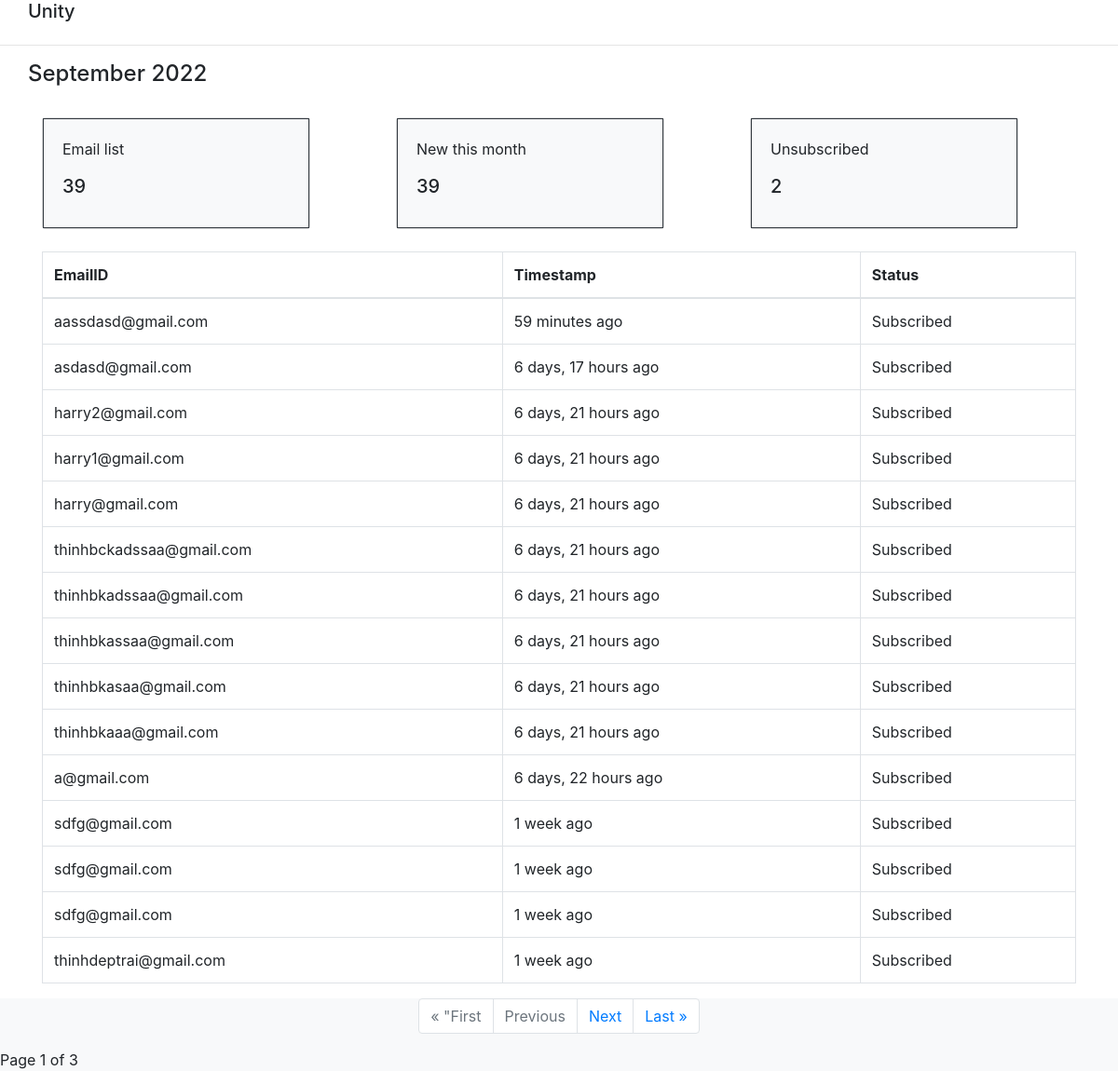
The page / on the database its author committed.
### unity/models.py (models this page shows, shortened)
class Email(models.Model):
    name = models.EmailField(max_length=256)
    date = models.DateTimeField(auto_now=True,  null=False, blank=False)
    status = models.BooleanField(default=True,blank=True,null=True)

### unity/views.py (the view)
# urls.py: path("",views.index,name=""),
def index(request):
    all_emails  = Email.objects.order_by("-date").all()
    email_this_month  =Email.objects.filter(date__year=datetime.now().year, date__month=datetime.now().month)
    number_unsubscribed = Email.objects.filter(status = False)
    paginator = Paginator(all_emails, PAGINATE_BY)
    page_number = request.GET.get('page')
    page_obj = paginator.get_page(page_number)
    return render(request,"unity/index.html",{
        "page_obj":page_obj,
        "total_emails":len(all_emails),
        "email_this_month":len(email_this_month),
        "number_unsubscribed":number_unsubscribed}
        )

### unity/templates/unity/index.html (shortened to what this page needs)
<!DOCTYPE html>
{% load static %}
<html lang="en">
<head>
</head>
<body>
    <div class="container">
        <div class="row">
            <h5>Unity</h5>
        </div>
    </div>
    <hr>
    <div class="container">
        <div class="row">
            <h4 id = "datetime"></h4>
        </div>
    </div>
    <br>
    <div class="container">
        <div class="row">
            <div class=" col-sm ">
                <div class="card bg-light" style="width: 18rem;">
                    <div class="border border-dark card-body">
                    <p class="card-text">Email list</p>
                    <h5 class="card-title">{{total_emails}}</h5>
                    </div>
                </div>
            </div>
            <div class="col-sm">
                <div class="card bg-light" style="width: 18rem; ">
                    <div class="border border-dark card-body">
                    <p class="card-text">New this month</p>
                    <h5 class="card-title">{{email_this_month}}</h5>
                    </div>
                </div>
            </div><div class="col-sm">
                <div class="card bg-light" style="width: 18rem;">
                    <div class="border border-dark card-body">
                    <p class="card-text">Unsubscribed</p>
                    <h5 class="card-title">{{number_unsubscribed|length}}</h5>
                    </div>
                </div>
            </div>
        </div>
    </div>
    <br>
    <div class="container">
        <table class="table table-bordered border-primary">
            <thead>
              <tr>
                <th scope="col">EmailID</th>
                <th scope="col">Timestamp</th>
                <th scope="col">Status</th>
              </tr>
            </thead>
            <tbody>
                {% for email in page_obj.object_list %}
                    <tr>
                        <td>{{email.name}}</td>
                        <td>{{email.date|timesince}} ago</td>
                        {% if email.status %}
                        <td>Subscribed</td>
                        {% else %}
                        <td>Unsubscribed</td>
                        {% endif %}
                    </tr>
                {% endfor %}
            </tbody>
          </table>
      </div>
      {% include "unity/paginator.html"%}
    <link rel="stylesheet" href="https://stackpath.bootstrapcdn.com/bootstrap/4.4.1/css/bootstrap.min.css">
</body>
</html>

### unity/templates/unity/paginator.html (shortened to what this page needs)
<nav class="page-nav bg-light" aria-label="Page navigation">
    <ul class="pagination justify-content-center">
        {% if page_obj.has_previous %}
            <li class="page-item">
                <a class="page-link" href="?page=1">&laquo; First</a>
            </li>
            <li class="page-item">
                <a class="page-link" href="?page={{ page_obj.previous_page_number }}">Previous</a>
            </li>
        {% else %}
            <li class="page-item disabled">
                <a class="page-link" href="?page=1">&laquo; "First</a>
            </li>
            <li class="page-item disabled">
                <a class="page-link" href="?page=1">Previous</a>
            </li>
        {% endif %}
        {% if page_obj.has_next %}
            <li class="page-item ">
                <a class="page-link" href="?page={{ page_obj.next_page_number }}">Next</a>
            </li>
            <li class="page-item">
                <a class="page-link" href="?page={{ page_obj.paginator.num_pages }}">Last &raquo;</a>
            </li>
        {% endif %}
    </ul>
    <div class="current-page">
        Page {{ page_obj.number }} of {{ page_obj.paginator.num_pages }}
    </div>
</nav>

### rows shown on the page
Email: name "aassdasd@gmail.com", date "59 minutes", status "Subscribed"
Email: name "asdasd@gmail.com", date "6 days, 17 hours", status "Subscribed"
Email: name "harry2@gmail.com", date "6 days, 21 hours", status "Subscribed"
Email: name "harry1@gmail.com", date "6 days, 21 hours", status "Subscribed"
Email: name "harry@gmail.com", date "6 days, 21 hours", status "Subscribed"
Email: name "thinhbckadssaa@gmail.com", date "6 days, 21 hours", status "Subscribed"
Email: name "thinhbkadssaa@gmail.com", date "6 days, 21 hours", status "Subscribed"
Email: name "thinhbkassaa@gmail.com", date "6 days, 21 hours", status "Subscribed"
Email: name "thinhbkasaa@gmail.com", date "6 days, 21 hours", status "Subscribed"
Email: name "thinhbkaaa@gmail.com", date "6 days, 21 hours", status "Subscribed"
Email: name "a@gmail.com", date "6 days, 22 hours", status "Subscribed"
Email: name "sdfg@gmail.com", date "1 week", status "Subscribed"
Email: name "sdfg@gmail.com", date "1 week", status "Subscribed"
Email: name "sdfg@gmail.com", date "1 week", status "Subscribed"
Email: name "thinhdeptrai@gmail.com", date "1 week", status "Subscribed"

### other values the page prints
{{ total_emails }} "39"
{{ email_this_month }} "39"
{{ number_unsubscribed|length }} "2"
{{ page_obj.number }} "1"
{{ page_obj.paginator.num_pages }} "3"
